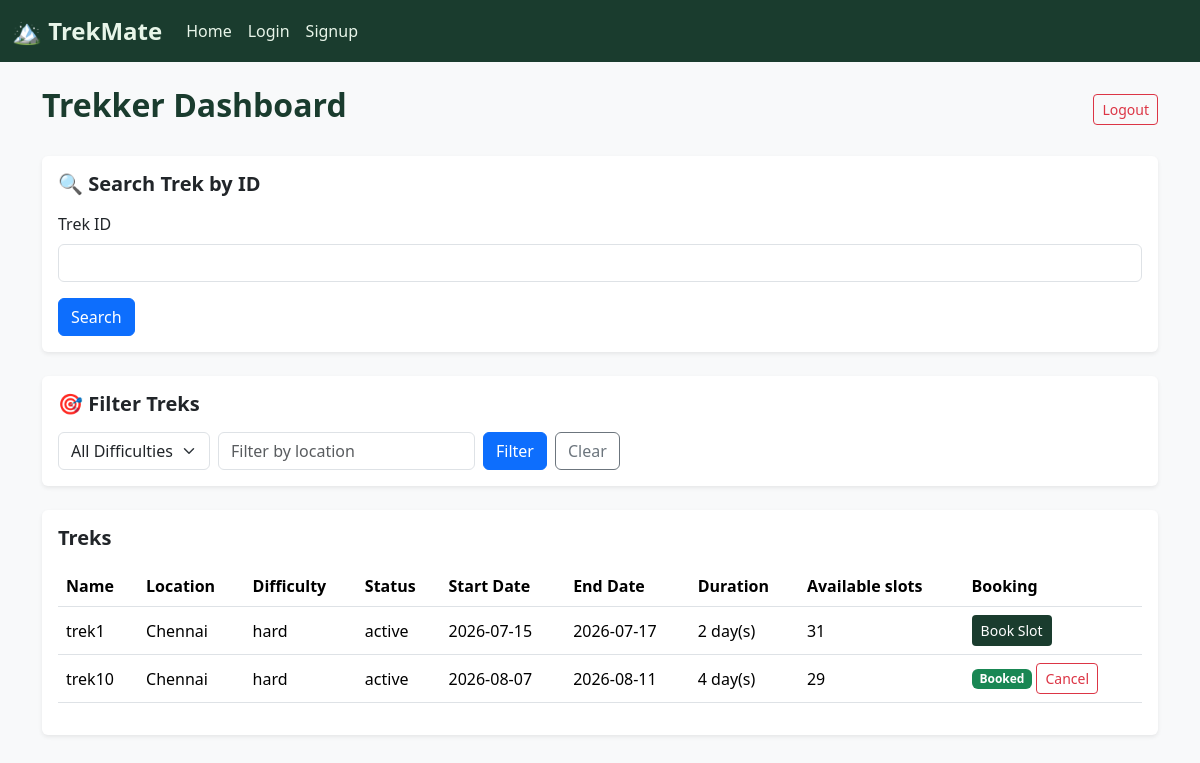
Page /user (signed in) on the committed database.
### app.py (models this page shows, shortened)
class treks(db.Model):
    _id = db.Column("id", db.Integer, primary_key = True)
    name = db.Column("name", db.String(100), nullable = False)
    location = db.Column("location", db.String(100), nullable = False)
    difficulty = db.Column("difficulty", db.String(100))
    status = db.Column("status", db.String(100), default="open")                #active, closed, completed
    start_date = db.Column("start_date", db.Date)
    end_date = db.Column("end_date", db.Date)
    duration = db.Column("duration", db.Integer)
    total_slots = db.Column("total_slots", db.Integer)
    available_slots = db.Column("available_slots", db.Integer)
    assigned_staff_id = db.Column("assigned_staff_id", db.Integer, db.ForeignKey('staffs.id'))

### app.py (the view)
@app.route("/user")
def user_dashboard():
    if "user" in session:
        selected_difficulty = request.args.get("difficulty", "")
        selected_location = request.args.get("location", "")
        query = treks.query
        if selected_difficulty:
            query = query.filter_by(difficulty=selected_difficulty)
        if selected_location:
            query = query.filter(treks.location.ilike(f"%{selected_location}%"))
        all_treks = query.all()
        user_bookings = bookings.query.filter_by(user_id=session["user"], status="booked").all()
        booked_trek_ids = [i.trek_id for i in user_bookings]
        return render_template(
            "user.html",
            all_treks=all_treks,
            booked_trek_ids=booked_trek_ids,
            selected_difficulty=selected_difficulty,
            selected_location=selected_location
        )
    else:
        return redirect(url_for("login"))

### templates/user.html (shortened to what this page needs)
{% extends "base.html" %}
{% block content %}
    <div class="d-flex justify-content-between align-items-center mb-4">
        <h2 class="fw-bold" style="color:#1a3c2e;">Trekker Dashboard</h2>
        <a href="{{ url_for('logout') }}" class="btn btn-outline-danger btn-sm">Logout</a>
    </div>
    <div class="card border-0 shadow-sm mb-4 section-card">
        <div class="card-body">
            <h5 class="fw-bold mb-3">🔍 Search Trek by ID</h5>
            <form action="{{ url_for('user_search') }}" method="POST">
                <div class="mb-3">
                    <label for="id" class="form-label">Trek ID</label>
                    <input type="number" class="form-control" id="id" name="id" required>
                </div>
                <button type="submit" class="btn btn-primary">Search</button>
            </form>
        </div>
    </div>
    <div class="card border-0 shadow-sm mb-4 section-card">
        <div class="card-body">
            <h5 class="fw-bold mb-3">🎯 Filter Treks</h5>
            <form method="GET" action="{{ url_for('user_dashboard') }}" class="d-flex flex-wrap gap-2 align-items-center">
                <select name="difficulty" class="form-select" style="display:inline-block; width:auto;">
                    <option value="">All Difficulties</option>
                </select>
                <input type="text" name="location" class="form-control" style="display:inline-block; width:auto;"
                    placeholder="Filter by location" value="{{ selected_location or '' }}">
                <button type="submit" class="btn btn-primary">Filter</button>
                <a href="{{ url_for('user_dashboard') }}" class="btn btn-outline-secondary">Clear</a>
            </form>
        </div>
    </div>
    {% if all_treks %}
        <div class="card border-0 shadow-sm mb-4 section-card">
            <div class="card-body">
                <h5 class="fw-bold mb-3">Treks</h5>
                <div class="table-responsive">
                    <table class="table table-hover align-middle">
                        <tr>
                            <th>Name</th>
                            <th>Location</th>
                            <th>Difficulty</th>
                            <th>Status</th>
                            <th>Start Date</th>
                            <th>End Date</th>
                            <th>Duration</th>
                            <th>Available slots</th>
                            <th>Booking</th>
                        </tr>
                        {% for trek in all_treks %}
                            <tr>
                                <td>{{ trek.name }}</td>
                                <td>{{ trek.location }}</td>
                                <td>{{ trek.difficulty }}</td>
                                <td>{{ trek.status }}</td>
                                <td>{{ trek.start_date }}</td>
                                <td>{{ trek.end_date }}</td>
                                <td>{{ trek.duration }} day(s)</td>
                                <td>{{ trek.available_slots }}</td>
                                {% if trek._id in booked_trek_ids %}
                                    <td>
                                        <span class="badge bg-success">Booked</span>
                                        <form method="POST" action="{{ url_for('trek_cancelling', trek_id=trek._id) }}" class="d-inline">
                                            <button type="submit" class="btn btn-outline-danger btn-sm">Cancel</button>
                                        </form>
                                    </td>
                                {% elif trek.status == 'closed' %}
                                    <td><span class="badge bg-danger">Closed</span></td>
                                {% elif trek.available_slots <= 0 %}
                                    <td><span class="badge bg-warning text-dark">Full</span></td>
                                {% elif trek.status == 'completed' %}
                                    <td><span class="badge bg-secondary">Completed</span></td>
                                {% elif trek.status == 'active' %}
                                    <td>
                                        <form method="POST" action="{{ url_for('trek_booking', trek_id=trek._id) }}">
                                            <button type="submit" class="btn btn-sm" style="background-color:#1a3c2e; color:white;">Book Slot</button>
                                        </form>
                                    </td>
                                {% endif %}
                            </tr>
                        {% endfor %}
                    </table>
                </div>
            </div>
        </div>
    {% endif %}
{% endblock %}

### templates/base.html (style rules this page uses)
body { background-color: #f8f9fa; }
.section-card { border-left: 4px solid #1a3c2e; }

### rows in the picture
treks: name "trek1", location "Chennai", difficulty "hard", status "active", start_date "2026-07-15", end_date "2026-07-17", duration "2", available_slots "31"
treks: name "trek10", location "Chennai", difficulty "hard", status "active", start_date "2026-08-07", end_date "2026-08-11", duration "4", available_slots "29"
